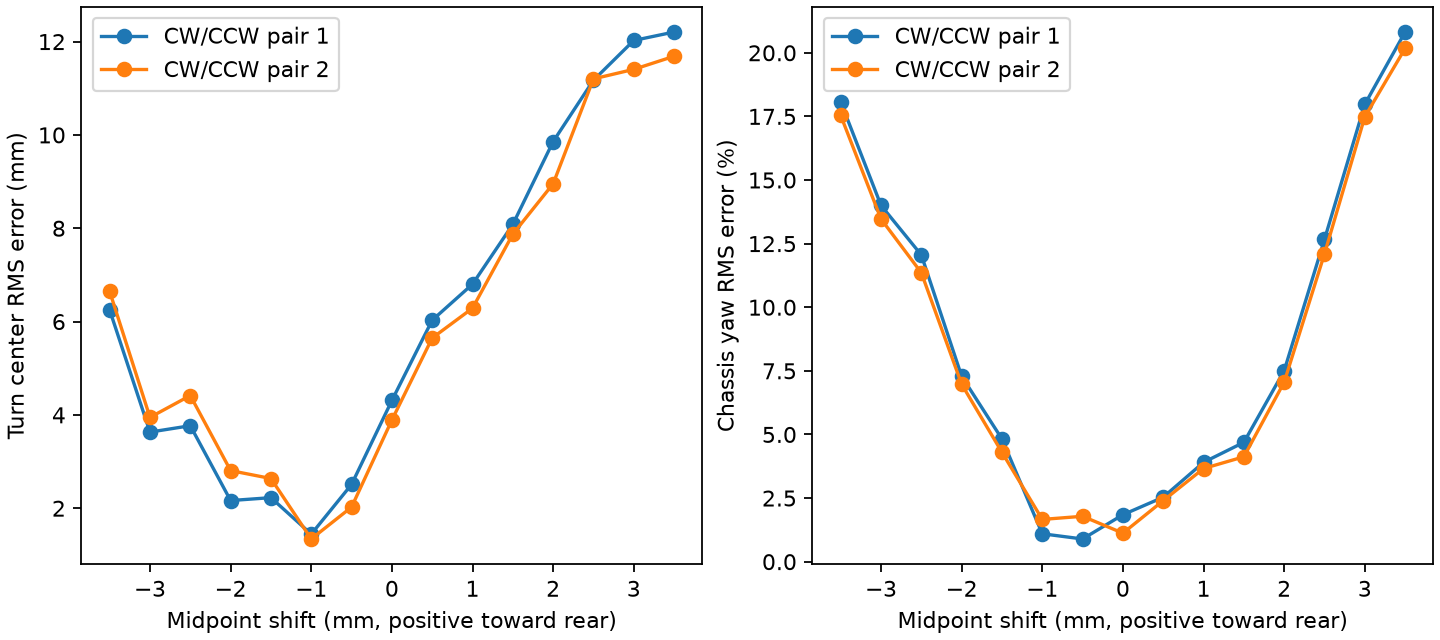

This figure's Python source:
"""Shift both sets of auxiliary contacts together, holding the span at 40.5 mm."""
from pathlib import Path
from unittest.mock import patch
import sys
from functools import partial

import matplotlib.pyplot as plt
import numpy as np

here = Path(__file__).resolve().parent
root = here.parents[1]
sys.path[:0] = [str(here.parent/'recorded-pose-inset'), str(root)]
import c7_transfer
import fit_p2
import contact
from simulacrum import params, recording, replay
from contact import contact_xml

runs, _, measurements = fit_p2.read_inputs(here.parent/'camera-spins')
shifts = np.arange(3.5, -3.51, -0.5)
rows = []
for shift in shifts:
    for (seg, start, times, values), physical in zip(runs, measurements):
        with patch.object(fit_p2, 'contact_xml', partial(contact_xml, forward_shift_mm=shift)):
            _, sim = fit_p2.simulated(3.75, seg, start, times, dict(values, tread_contact_inset_mm=0.0))
        rows.append(dict(shift_mm=shift, spin=seg.label, yaw_error_pct=100*(sim['yaw']/physical['yaw']-1),
                         pivot_error_mm=sim['center_mm']-physical['center_mm'],
                         measured_roll=physical['roll'],sim_roll=sim['roll'],
                         measured_pitch=physical['pitch'],sim_pitch=sim['pitch']))
fit_p2.dump(here/'shift.csv',rows)
fig,axes=plt.subplots(1,2,figsize=(9,4),layout='constrained')
for cycle in (1,2):
    for ax,field in zip(axes, ('pivot_error_mm','yaw_error_pct')):
        vals=[np.sqrt(np.mean([r[field]**2 for r in rows if r['shift_mm']==s and r['spin'].endswith(str(cycle))])) for s in shifts]
        ax.plot(-np.array(shifts),vals,'o-',label=f'CW/CCW pair {cycle}')
        print(cycle,field,np.round(vals,2))
for ax,title in zip(axes,('Turn center RMS error (mm)','Chassis yaw RMS error (%)')):
    ax.set(xlabel='Midpoint shift (mm, positive toward rear)',ylabel=title)
    ax.legend()
fig.savefig(here/'shift.png',dpi=160)

# Choose on pair 1, requiring yaw RMS no worse than the unshifted pair.
def pair1_rms(shift, key):
    return np.sqrt(np.mean([r[key]**2 for r in rows if r['shift_mm']==shift and r['spin'].endswith('1')]))

best = min((s for s in shifts if pair1_rms(s,'yaw_error_pct') <= pair1_rms(0,'yaw_error_pct')),
           key=lambda s:pair1_rms(s,'pivot_error_mm'))
values = dict(params.values(params.load(model='vector_1')), tread_contact_inset_mm=0.0)
states, commands = recording.load(here.parent/'hw-rec-20261118/run-e-spins.jsonl')
transfer = []
for seg in recording.segments(commands, values).values():
    if seg.kind != 'wheels' or seg.left * seg.right >= 0:
        continue
    start = replay._state_at(states,seg.t_cmd)
    dur = seg.t_stop-seg.t_cmd
    real = [c7_transfer.gyro_axes(r['head']+np.deg2rad(values['imu_pitch_offset_deg']),r['gyro']) for r in states
            if seg.t_cmd+dur/2 <= r['t'] <= seg.t_stop]
    for shift in (0,best):
        with patch.object(contact,'contact_xml',partial(contact_xml,forward_shift_mm=shift)):
            sim = c7_transfer.score(c7_transfer.simulate(values,start,seg,3.75),dur,'shifted')
        transfer.append(dict(spin=seg.label,forward_shift_mm=shift, **{
            key+'_error_pct':100*(sim['mean_abs_'+key+'_rad_s']/np.mean([abs(r[key+'_rad_s']) for r in real])-1)
            for key in ('yaw','roll','pitch')}))
fit_p2.dump(here/'shift-c7.csv',transfer)
